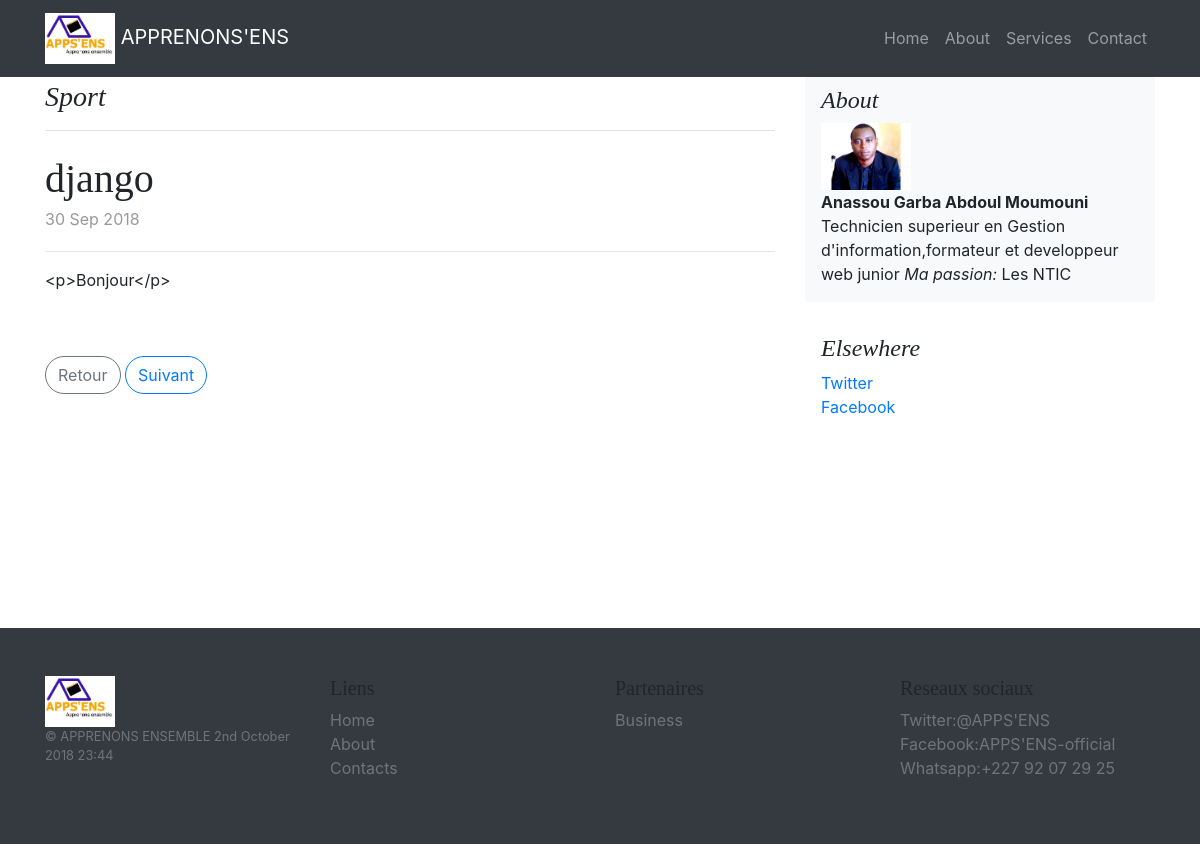
/blog/10, run on the app's committed database.
### blog/models.py (models this page shows, shortened)
class Blog(models.Model):
    date_ajout = models.DateTimeField(auto_now_add=True,blank=True, null=True)
    image = models.ImageField(upload_to ="images/",blank=True, null=True)
    title = models.CharField(max_length=100, unique=True)
    slug = models.SlugField(max_length=100, unique=True)
    resume = models.TextField(blank=True, null=True)
    body = RichTextUploadingField(blank=True, null=True)
    posted = models.DateField(db_index=True, auto_now_add=True)
    category = models.ForeignKey('blog.Category',on_delete = models.CASCADE)
    utilisateur = models.ForeignKey(User,on_delete = models.CASCADE,blank=True, null=True)
    class Meta:
        ordering = ["posted", "title"]

class Category(models.Model):
    title = models.CharField(max_length=100, db_index=True)
    slug = models.SlugField(max_length=100, db_index=True)
    def __str__(self):
        return self.title

### blog/views.py (the view)
# urls.py: path('blog/<blog_id>', views.view_post, name='view_post'),
def view_post(request,blog_id):
    post = get_object_or_404(Blog, pk=blog_id)
    context ={'post':post}
    return render(request,'blog/view_post.html',context)

### blog/templates/blog/view_post.html (shortened to what this page needs)
{% extends 'blog/base.html' %}
{% block content %}
   <div class="col-md-8 blog-main">
     <h3 class="pb-3 mb-4 font-italic border-bottom">
       {{ post.category }}
     </h3>
     <div class="blog-post">
       <h2 class="blog-post-title">{{ post.title }}</h2>
       <p class="blog-post-meta">{{ post.date_ajout |date:"d M Y" }}<a href="#"></a></p>
       <hr>
       <p class="card-text" style="width:100%;">{{ post.body | safe }}</p>
     </div>
     <nav class="blog-pagination">
       {% if post.get_previous_by_posted %}
        <a class="btn btn-outline-secondary" href="{% url 'view_post' post.get_previous_by_posted.id %}">Retour</a>
      {% endif %}
      {% if post.get_next_by_posted %}
       <a class="btn btn-outline-primary" href="{% url 'view_post' post.get_next_by_posted.id %}">Suivant</a>
      {% endif %}
     </nav>
   </div>
{% endblock %}

### static/css/blog-home.css (style rules this page uses)
body { padding-top: 54px; }
@media (min-width: 992px) { body { padding-top: 56px; } }

### static/css/master.css (style rules this page uses)
.mb-4, .my-4 { margin-top: 1.5rem!important; }

### static/css/blog.css (style rules this page uses)
h1, h2, h3, h4, h5, h6 { font-family: "Playfair Display", Georgia, "Times New Roman", serif; }
.border-bottom { border-bottom: 1px solid #e5e5e5; }
.blog-pagination { margin-bottom: 4rem; }
.blog-pagination > .btn { border-radius: 2rem; }
.blog-post { margin-bottom: 4rem; }
.blog-post-title { margin-bottom: .25rem; font-size: 2.5rem; }
.blog-post-meta { margin-bottom: 1.25rem; color: #999; }

### data on the page
Blog: category "Sport", title "django", date_ajout "30 Sep 2018", body "<p>Bonjour</p>"
